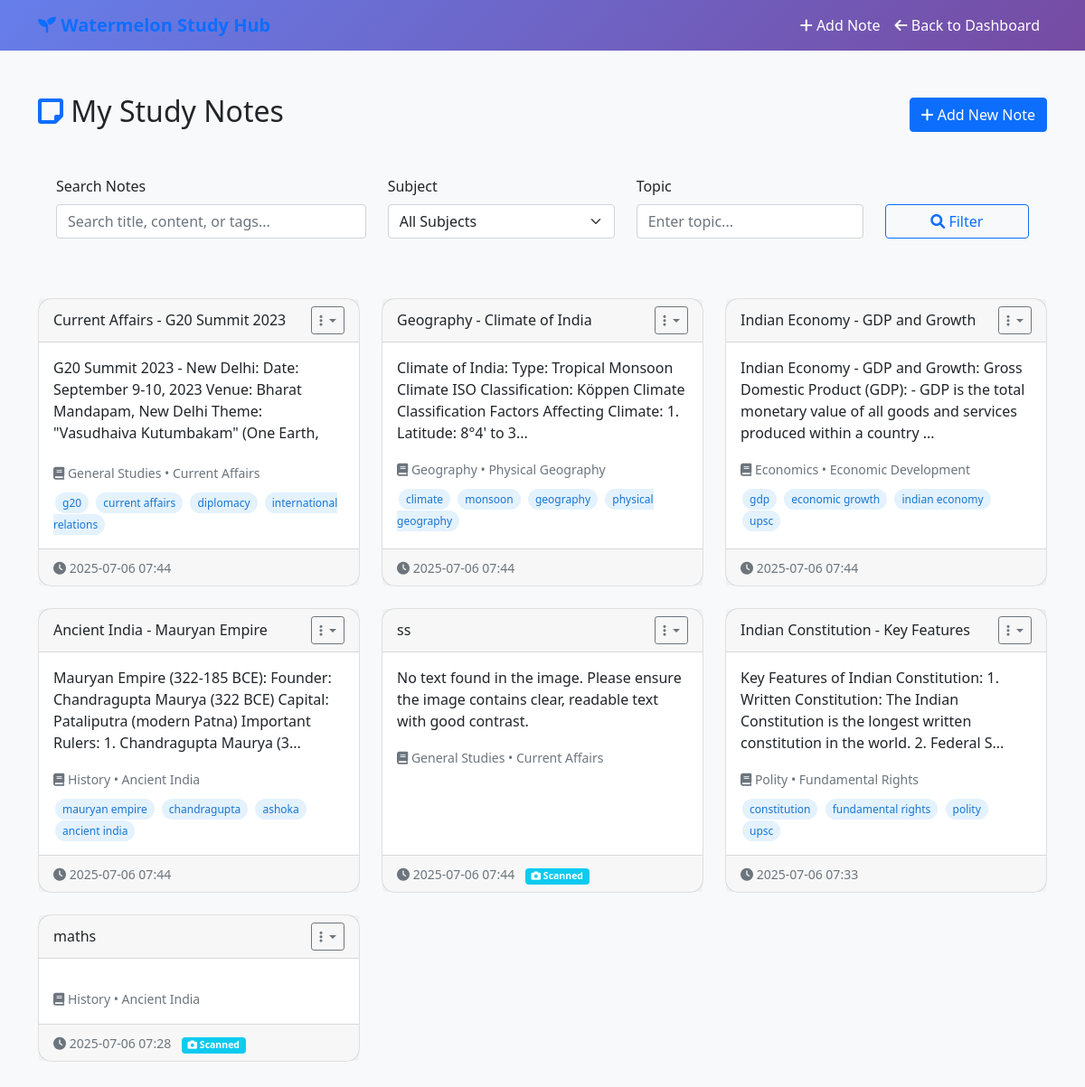
Page /notes/view (signed in) on the committed database.
### app.py (models this page shows)
class Note(db.Model):
    id = db.Column(db.Integer, primary_key=True)
    user_id = db.Column(db.Integer, db.ForeignKey('user.id'), nullable=False)
    title = db.Column(db.String(200), nullable=False)
    content = db.Column(db.Text, nullable=False)
    subject = db.Column(db.String(100), nullable=False)
    topic = db.Column(db.String(100), nullable=False)
    tags = db.Column(db.String(500))  # comma-separated tags
    created_at = db.Column(db.DateTime, default=lambda: datetime.now(timezone.utc))
    updated_at = db.Column(db.DateTime, default=lambda: datetime.now(timezone.utc), onupdate=lambda: datetime.now(timezone.utc))
    file_path = db.Column(db.String(500))  # for scanned images
    is_scanned = db.Column(db.Boolean, default=False)

### app.py (the view)
@app.route("/notes/view")
def view_notes():
    if 'user_id' not in session:
        flash("Please login to view notes")
        return redirect(url_for('home'))
    user_id = session['user_id']
    subject_filter = request.args.get('subject', '')
    topic_filter = request.args.get('topic', '')
    search_query = request.args.get('search', '')
    query = Note.query.filter_by(user_id=user_id)
    if subject_filter:
        query = query.filter_by(subject=subject_filter)
    if topic_filter:
        query = query.filter_by(topic=topic_filter)
    if search_query:
        query = query.filter(
            (Note.title.contains(search_query)) |
            (Note.content.contains(search_query)) |
            (Note.tags.contains(search_query))
        )
    notes = query.order_by(Note.updated_at.desc()).all()
    subjects = Subject.query.all()
    notes_json = []
    for note in notes:
        notes_json.append({
            'id': note.id,
            'title': note.title,
            'content': note.content,
            'subject': note.subject,
            'topic': note.topic,
            'tags': note.tags or '',
            'created_at': note.created_at.isoformat(),
            'updated_at': note.updated_at.isoformat(),
            'is_scanned': note.is_scanned
        })
    return render_template("view_notes.html", notes=notes, notes_json=notes_json, subjects=subjects,
                         subject_filter=subject_filter, topic_filter=topic_filter,
                         search_query=search_query)

### templates/view_notes.html (shortened to what this page needs)
<!DOCTYPE html>
<html lang="en">
<head>
    <link href="https://cdn.jsdelivr.net/npm/bootstrap@5.1.3/dist/css/bootstrap.min.css" rel="stylesheet">
    <link href="https://cdnjs.cloudflare.com/ajax/libs/font-awesome/6.0.0/css/all.min.css" rel="stylesheet">
</head>
<body class="bg-light">
    <nav class="navbar navbar-expand-lg gradient-bg">
        <div class="container">
            <a class="navbar-brand fw-bold" href="{{ url_for('dashboard') }}">
                <i class="fas fa-seedling"></i> Watermelon Study Hub
            </a>
            <div class="navbar-nav ms-auto">
                <a class="nav-link text-white" href="{{ url_for('add_note') }}">
                    <i class="fas fa-plus"></i> Add Note
                </a>
                <a class="nav-link text-white" href="{{ url_for('dashboard') }}">
                    <i class="fas fa-arrow-left"></i> Back to Dashboard
                </a>
            </div>
        </div>
    </nav>
    <div class="container py-5">
        <div class="row">
            <div class="col-12">
                <div class="d-flex justify-content-between align-items-center mb-4">
                    <h2><i class="fas fa-sticky-note text-primary"></i> My Study Notes</h2>
                    <a href="{{ url_for('add_note') }}" class="btn btn-primary">
                        <i class="fas fa-plus"></i> Add New Note
                    </a>
                </div>
                <div class="search-filters">
                    <form method="GET" id="filterForm">
                        <div class="row">
                            <div class="col-md-4 mb-3">
                                <label for="search" class="form-label">Search Notes</label>
                                <input type="text" class="form-control" id="search" name="search"
                                       value="{{ search_query }}" placeholder="Search title, content, or tags...">
                            </div>
                            <div class="col-md-3 mb-3">
                                <label for="subject" class="form-label">Subject</label>
                                <select class="form-select" id="subject" name="subject" onchange="document.getElementById('filterForm').submit()">
                                    <option value="">All Subjects</option>
                                </select>
                            </div>
                            <div class="col-md-3 mb-3">
                                <label for="topic" class="form-label">Topic</label>
                                <input type="text" class="form-control" id="topic" name="topic"
                                       value="{{ topic_filter }}" placeholder="Enter topic...">
                            </div>
                            <div class="col-md-2 mb-3">
                                <label class="form-label">&nbsp;</label>
                                <div class="d-grid">
                                    <button type="submit" class="btn btn-outline-primary">
                                        <i class="fas fa-search"></i> Filter
                                    </button>
                                </div>
                            </div>
                        </div>
                    </form>
                </div>
                {% if notes %}
                <div class="row">
                    {% for note in notes %}
                    <div class="col-lg-4 col-md-6 mb-4">
                        <div class="card note-card h-100" onclick="expandNote({{ note.id }})">
                            <div class="card-header d-flex justify-content-between align-items-center">
                                <h6 class="mb-0 text-truncate">{{ note.title }}</h6>
                                <div class="dropdown" onclick="event.stopPropagation()">
                                    <button class="btn btn-sm btn-outline-secondary dropdown-toggle"
                                            data-bs-toggle="dropdown" aria-expanded="false">
                                        <i class="fas fa-ellipsis-v"></i>
                                    </button>
                                </div>
                            </div>
                            <div class="card-body">
                                <div class="note-preview">
                                    {{ note.content[:150] }}{% if note.content|length > 150 %}...{% endif %}
                                </div>
                                <div class="mt-3">
                                    <small class="text-muted">
                                        <i class="fas fa-book"></i> {{ note.subject }}
                                        {% if note.topic %}• {{ note.topic }}{% endif %}
                                    </small>
                                </div>
                                {% if note.tags %}
                                <div class="mt-2">
                                    {% for tag in note.tags.split(',') %}
                                        {% if tag.strip() %}
                                            <span class="tag-badge">{{ tag.strip() }}</span>
                                        {% endif %}
                                    {% endfor %}
                                </div>
                                {% endif %}
                            </div>
                            <div class="card-footer text-muted">
                                <small>
                                    <i class="fas fa-clock"></i> {{ note.updated_at.strftime('%Y-%m-%d %H:%M') }}
                                    {% if note.is_scanned %}
                                        <span class="badge bg-info ms-2">
                                            <i class="fas fa-camera"></i> Scanned
                                        </span>
                                    {% endif %}
                                </small>
                            </div>
                        </div>
                    </div>
                    {% endfor %}
                </div>
                {% endif %}
            </div>
        </div>
    </div>
</body>
</html>

### templates/view_notes.html (style rules this page uses)
.gradient-bg { background: linear-gradient(135deg, #667eea 0%, #764ba2 100%); color: white; }
.note-card { transition: all 0.3s ease; border-radius: 15px; cursor: pointer; }
.note-preview { max-height: 100px; overflow: hidden; text-overflow: ellipsis; }
.tag-badge { background: #e3f2fd; color: #1976d2; padding: 3px 8px; border-radius: 12px; font-size: 0.75rem; margin: 2px; }
.search-filters { background: #f8f9fa; border-radius: 15px; padding: 20px; margin-bottom: 30px; }

### rows in the picture
Note: title "Current Affairs - G20 Summit 2023", content "G20 Summit 2023 - New Delhi: Date: September 9-10, 2023 Venue: Bharat Mandapam, New Delhi Theme: \"Vasudhaiva Kutumbakam\" (One Earth,…", subject "General Studies", topic "Current Affairs", strip "g20" "current affairs" "diplomacy" "international relations", updated_at "2025-07-06 07:44"
Note: title "Geography - Climate of India", content "Climate of India: Type: Tropical Monsoon Climate ISO Classification: Köppen Climate Classification Factors Affecting Climate: 1. Latitude: 8°4' to 3", subject "Geography", topic "Physical Geography", strip "climate" "monsoon" "geography" "physical geography", updated_at "2025-07-06 07:44"
Note: title "Indian Economy - GDP and Growth", content "Indian Economy - GDP and Growth: Gross Domestic Product (GDP): - GDP is the total monetary value of all goods and services produced within a country", subject "Economics", topic "Economic Development", strip "gdp" "economic growth" "indian economy" "upsc", updated_at "2025-07-06 07:44"
Note: title "Ancient India - Mauryan Empire", content "Mauryan Empire (322-185 BCE): Founder: Chandragupta Maurya (322 BCE) Capital: Pataliputra (modern Patna) Important Rulers: 1. Chandragupta Maurya (3", subject "History", topic "Ancient India", strip "mauryan empire" "chandragupta" "ashoka" "ancient india", updated_at "2025-07-06 07:44"
Note: title "ss", content "No text found in the image. Please ensure the image contains clear, readable text with good contrast.", subject "General Studies", topic "Current Affairs", updated_at "2025-07-06 07:44", is_scanned True (drawn)
Note: title "Indian Constitution - Key Features", content "Key Features of Indian Constitution: 1. Written Constitution: The Indian Constitution is the longest written constitution in the world. 2. Federal S", subject "Polity", topic "Fundamental Rights", strip "constitution" "fundamental rights" "polity" "upsc", updated_at "2025-07-06 07:33"
Note: title "maths", subject "History", topic "Ancient India", updated_at "2025-07-06 07:28", is_scanned True (drawn)
